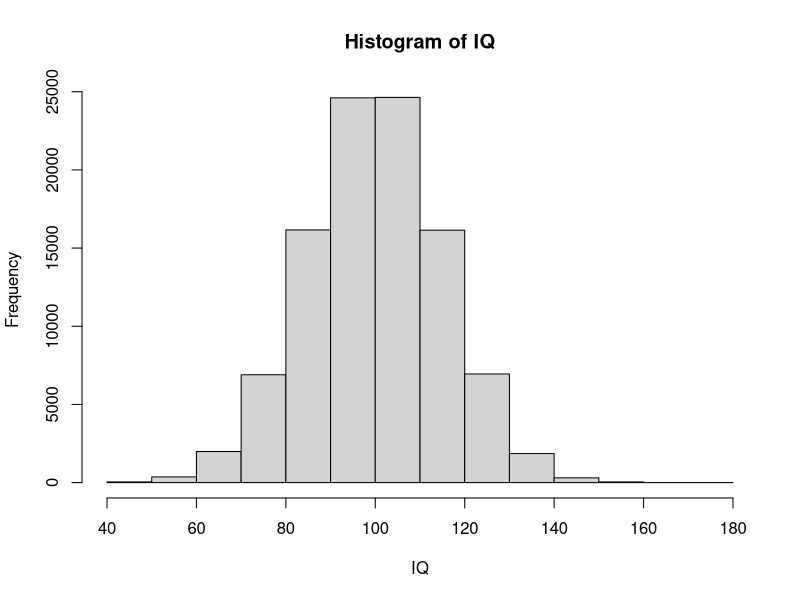
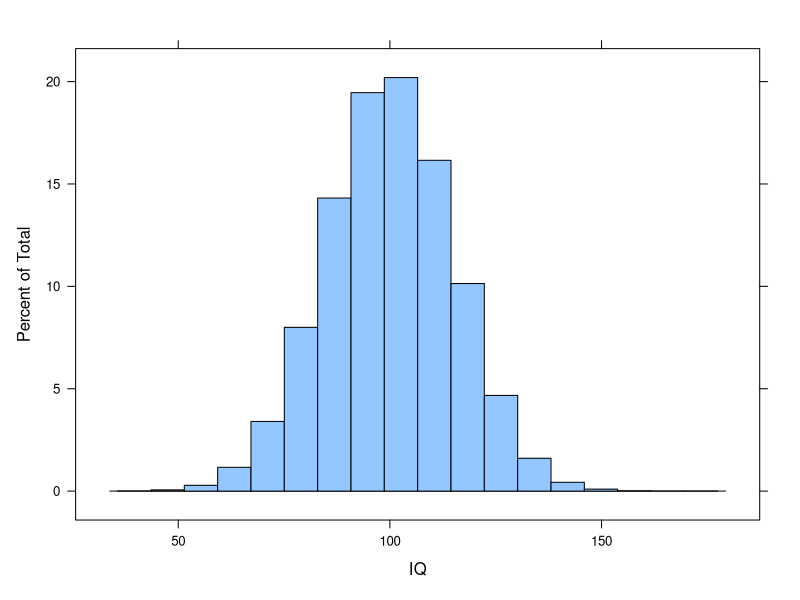
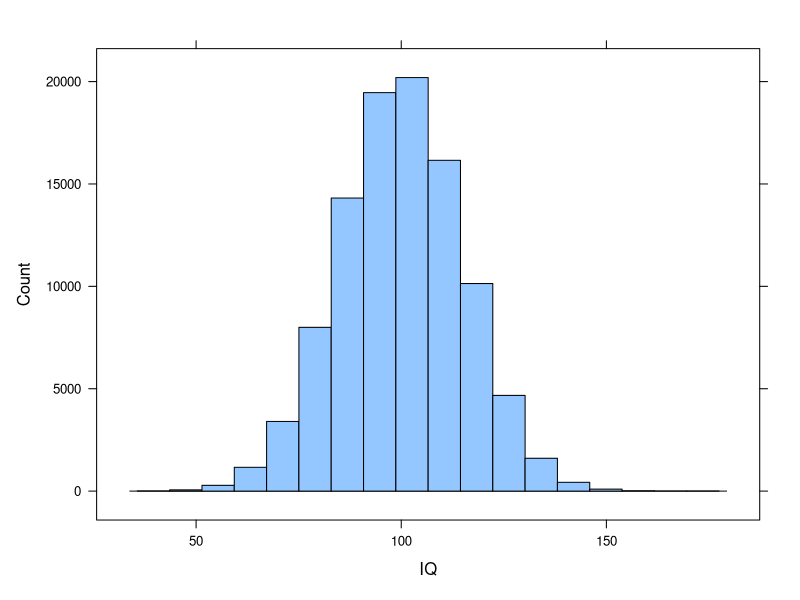
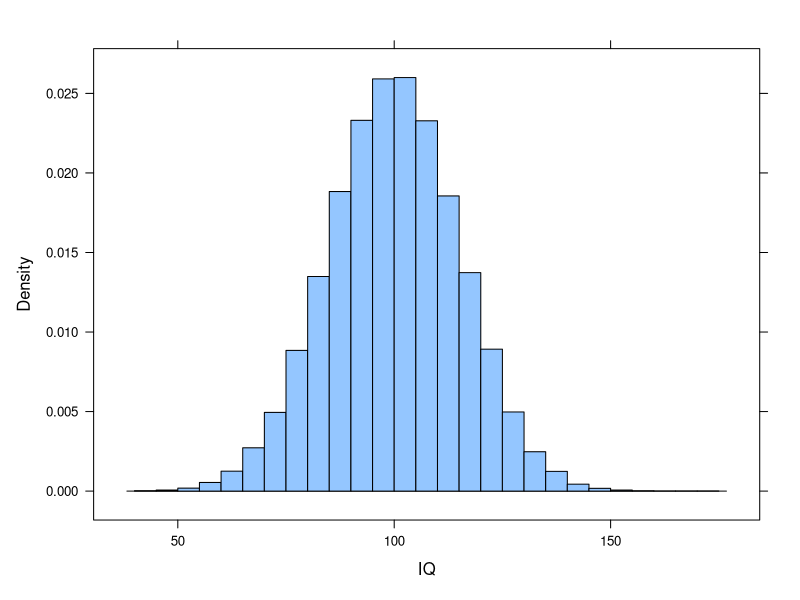
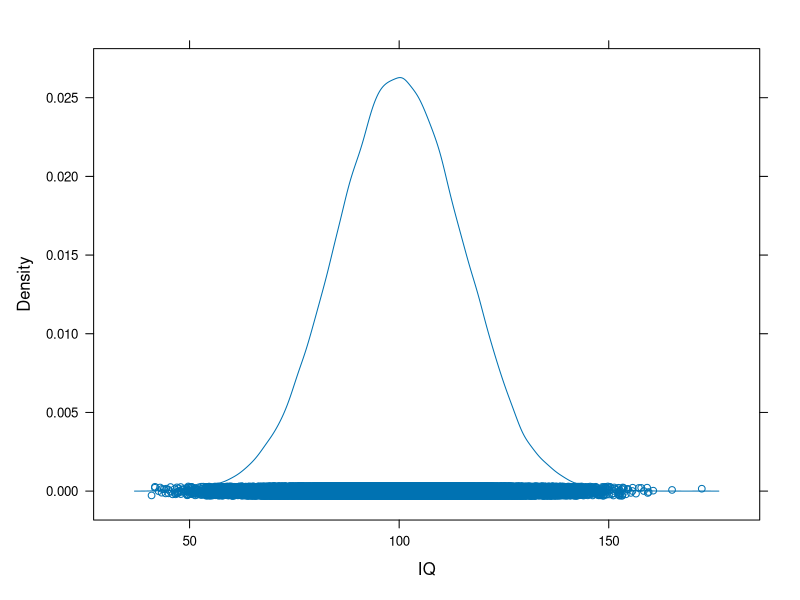

These figures' R source, in order:
## ---- chunk 1
IQ <- rnorm(n=100000, mean=100, sd=15)
## ---- chunk 2
mean(IQ); sd(IQ)
## ---- chunk 3
hist(IQ)
## ---- chunk 4
mydata <- as.data.frame(IQ)
## ---- chunk 5
library(lattice)
histogram(~IQ, data = mydata)
## ---- chunk 6
histogram(~IQ, data = mydata, type="count")
## ---- chunk 7
histogram(~IQ, data = mydata, type="density", breaks = 20)
#histogram(~IQ, data = mydata, type="density", xlab="IQ", main="IQ Scores for a sample of 100k")
## ---- chunk 8
densityplot(~IQ, data = mydata)
## ---- chunk 9
#?pnorm
## ---- chunk 10
pnorm(q = 0, mean = 0, sd = 1) # set the mean to 0 and standard devation to 1.
## ---- chunk 11
pnorm(0) # set the mean to 0 and standard devation to 1.
## ---- chunk 12
pnorm(q = 1, mean = 0, sd = 1) - pnorm(q = -1, mean = 0, sd = 1) # -1 to +1 SD
pnorm(q = 2, mean = 0, sd = 1) - pnorm(q = -2, mean = 0, sd = 1) # -2 to +2 SD
pnorm(q = 3, mean = 0, sd = 1) - pnorm(q = -3, mean = 0, sd = 1) # -3 to +3 SD
## ---- chunk 13
pnorm(q = -3, mean = 0, sd = 1)
## ---- chunk 14
pnorm(q = 3, mean = 0, sd = 1)
## ---- chunk 15
pnorm(q = 3, mean = 0, sd = 1)
## ---- chunk 16
qnorm(0.95, mean = 0, sd = 1) # What is the Z value that corresponds to .95 in the lower tail?
qnorm(0.05, mean = 0, sd = 1) # What is the Z value that corresponds to .05 in the lower tail?

qnorm(0.025, mean = 0, sd = 1) # What is the Z value that corresponds to .05/2 (.025) in the lower tail?
qnorm(0.01, mean = 0, sd = 1) # What is the Z value that corresponds to .01 in the lower tail?
qnorm(0.005, mean = 0, sd = 1) # What is the Z value that corresponds to .01/2 (.005) in the lower tail?
## ---- chunk 17
qnorm(0.025, mean = 100, sd = 15)
qnorm(.975, mean = 100, sd = 15)
## ---- chunk 18
qnorm(0.5, mean = 100, sd = 15) # What is the IQ score that corresponds to .50 in the lower tail?
qnorm(0.05, mean = 100, sd = 15) # What is the IQ score that corresponds to .95 in the lower tail?
qnorm(0.95, mean = 100, sd = 15) # What is the IQ score that corresponds to .95 in the lower tail?
## ---- chunk 19
#$Z = \frac{\bar{x} - \mu_0}{\sigma / \sqrt{n}}$
